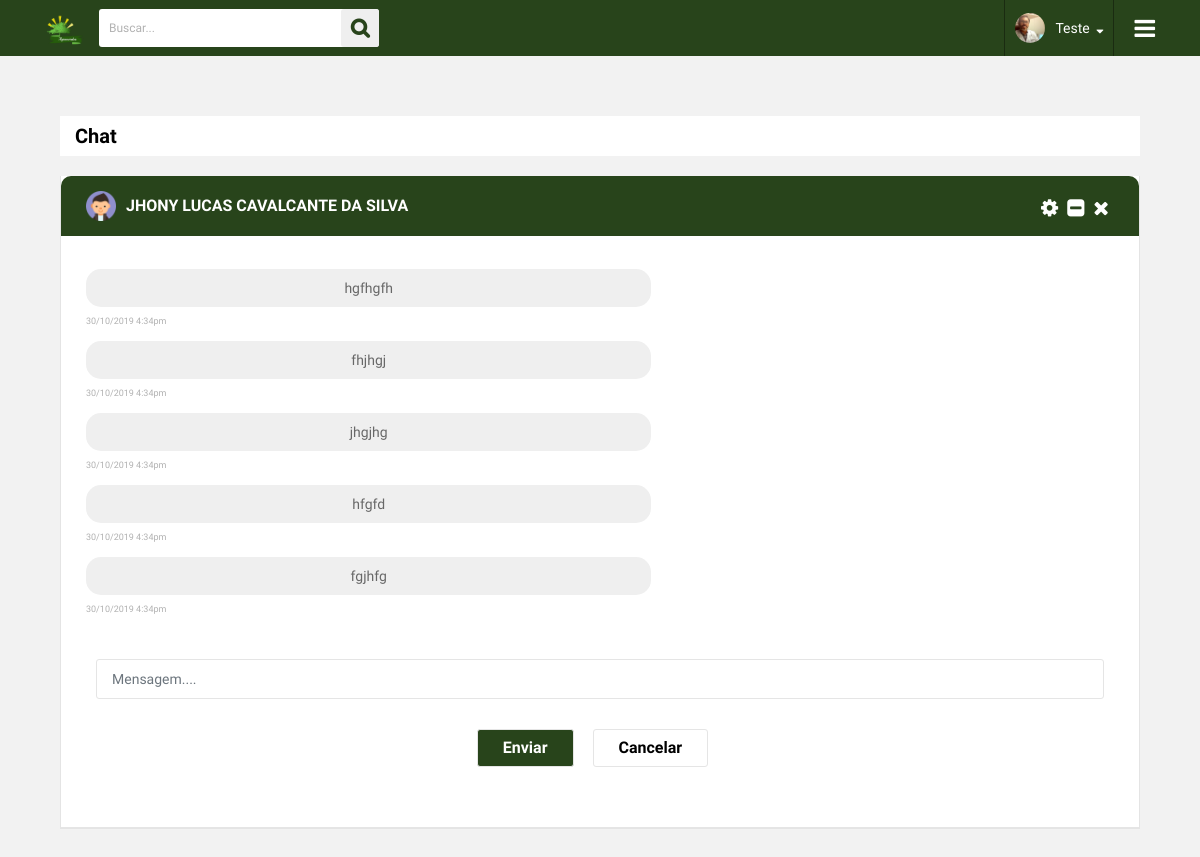
Page /panel/chat/8 (signed in) on the committed database.
### tables this page shows
CREATE TABLE IF NOT EXISTS `chat` (
  `id` int(11) NOT NULL AUTO_INCREMENT,
  `de` int(11) DEFAULT '0',
  `para` int(11) DEFAULT '0',
  `msg` text,
  `status` enum('V','NV') DEFAULT 'NV',
  `updated` timestamp NULL DEFAULT CURRENT_TIMESTAMP ON UPDATE CURRENT_TIMESTAMP,
  `created` timestamp NULL DEFAULT CURRENT_TIMESTAMP,
  PRIMARY KEY (`id`),
  KEY `Index 2` (`de`),
  KEY `Index 3` (`para`)
);

### panel/app/class/Url.class.php (called while the page is built, shortened)
<?php
class Url
{
    private static $url = null;
    private static $baseUrl = null;
    public static function getURL( $id )
    {
        if( isset( self::$url[ $id ] ) )
            return self::$url[ $id ];
        return null;
    }
    public static function getBase()
    {
        if( self::$baseUrl != null )
            return self::$baseUrl;
        $startUrl = strlen( $_SERVER["DOCUMENT_ROOT"] );
        $excludeUrl = substr( $_SERVER["SCRIPT_FILENAME"], $startUrl, -9 );
        if( $excludeUrl[0] == "/" )
            self::$baseUrl = $excludeUrl;
        else
            self::$baseUrl = "/" . $excludeUrl;
        return self::$baseUrl;
    }
    private static function getURLList()
    {
        $startUrl = strlen( $_SERVER["DOCUMENT_ROOT"] ) -1;
        $excludeUrl = substr( $_SERVER["SCRIPT_FILENAME"], $startUrl, -10 );
        $request = $_SERVER['REQUEST_URI'];
        $request = substr( $request, strlen( $excludeUrl ) );
        $urlTmp = explode("?", $request);
        $request = $urlTmp[ 0 ];
        $urlExplodida = explode("/", $request);
        $retorna = array();
        for($a = 0; $a <= count($urlExplodida); $a ++)
        {
            if(isset($urlExplodida[$a]) AND $urlExplodida[$a] != "")
            {
                array_push($retorna, $urlExplodida[$a]);
            }
        }
        self::$url = $retorna;
    }
}
?>

### panel/app/database/Validation.class.php (called while the page is built, shortened)
<?php
class Validation extends Conn
{
    public static function getNameUser($userId)
    {
        $name = null;
        $read = new Read();
        $read->ExeRead('usuarios', "where id = $userId");
        foreach ($read->getResult() as $user) :
            extract($user);
            $name = $nome;
        endforeach;
        return $name;
    }
    public static function getImageUser($userId)
    {
        $img = null;
        $read = new Read();
        $read->ExeRead('usuarios', "where id = $userId");
        foreach ($read->getResult() as $user) :
            extract($user);
            $img = $avatar;
        endforeach;
        return $img;
    }
}

### panel/app/database/Conn.class.php (called while the page is built)
<?php
abstract class Conn {
    private static $Host = HOST;
    private static $User = USER;
    private static $Pass = PASS;
    private static $Bd = BD;
    private static $Connect = null;
    private static function Conectar() {
        try {
            if (self::$Connect == null):
                self::$Connect = new PDO('mysql:host=' . self::$Host . ';dbname=' . self::$Bd, self::$User, self::$Pass);
            endif;
        } catch (PDOException $e) {
            echo 'Message: ' . $e->getMessage();
            die;
        }
        self::$Connect->setAttribute(PDO::ATTR_ERRMODE, PDO::ERRMODE_EXCEPTION);
        return self::$Connect;
    }
    protected static function getConn() {
        return self::Conectar();
    }
}

### panel/app/database/Read.class.php (called while the page is built, shortened)
<?php
class Read extends Conn{
    private $Select;
    private $Result;
    private $Read;
    public function ExeRead($Tabela, $Termos = null, $ParseString = null) {
        $this->Select = "SELECT * FROM {$Tabela} {$Termos}";
        $this->Execute();
    }
    public function getChat($Termos = null) {
        $this->Select = "SELECT ch.id, ch.de, us.nome AS para, us.avatar, ch.msg, ch.`status`, ch.created as data FROM chat AS ch  INNER JOIN usuarios AS us ON ch.para = us.id $Termos";
        $this->ExecuteSQL();
    }
    public function getResult() {
        return $this->Result;
    }
    private function Connect() {
        $this->Conn = parent::getConn();
        $this->Read = $this->Conn->prepare($this->Select);
        $this->Read->setFetchMode(PDO::FETCH_ASSOC);
    }
    private function Execute() {
        $this->Connect();
        try {
            $this->Read->execute();
            $this->Result = $this->Read->fetchAll();
        } catch (PDOException $e) {
            $this->Result = null;
            echo 'Message: ' .$e->getMessage();
        }
    }
    private function ExecuteSQl() {
        $this->Connect();
        try {
            $this->Read->execute();
            $this->Result = $this->Read->fetchAll();
        } catch (PDOException $e) {
            $this->Result = null;
            echo 'Message: ' .$e->getMessage();
        }
    }
}

### panel/resources/view/dashboard/chat.php (the view, shortened to what this page needs)
<section class="companies-info">
  <div class="container">
    <div class="company-title">
      <h3>Chat</h3>
    </div>
    <div class="companies-list">
      <div class="row">
        <div class="col-sm-12 col-lg-12">
          <div class="company_profile_info">
            <div class="con-title mg-3">
              <div class="chat-user-info">
                <img width="30px" src="<?php echo Validation::getImageUser(Url::getURL(1)) != null ? Url::getBase() . 'uplouds/users/' .Validation::getImageUser(Url::getURL(1)): Url::getBase() . '../public/images/user.png' ?>" alt="">
                <h3><?php echo Validation::getNameUser(Url::getURL(1)) ?></h3>
              </div>
              <div class="st-icons">
                <a href="#" title=""><i class="fa fa-cog"></i></a>
                <a href="#" title="" class="close-chat"><i class="fa fa-minus-square"></i></a>
                <a href="#" title="" class="close-chat"><i class="fa fa-close"></i></a>
              </div>
            </div>
            <div class="company-up-info">
              <?php
              $read = new Read();
              $read->getChat('WHERE ch.de = ' . Url::getURL(1) . ' AND ch.para = ' . $_SESSION['userId'] . '');
              $recebidas = $read->getResult();
              $read->getChat('WHERE ch.de = ' . $_SESSION['userId'] . ' AND ch.para = ' . Url::getURL(1) . '');
              $enviadas =  $read->getResult();
              $historico = array_merge($recebidas, $enviadas);
              foreach ($historico as $ar) {
                $irma[] = $ar['data'];
              }
              if(count($historico) > 0){
                array_multisort($irma, $historico);
              }
              ?>
              <div id="mCSB_2_container" class="mCSB_container" style="position: relative; top: 0px; left: 0px;" dir="ltr">
                <?php foreach ($historico as $a) :
                  extract($a);
                  $data = new DateTime("$data");
                  ?>
                  <div class="chat-msg <?php echo $de == $_SESSION['userId'] ? 'st2' : '' ?>">
                    <p><?php echo $msg ?></p>
                    <span><?php echo $data->format('d/m/Y g:ia'); ?></span>
                  </div>
                <?php endforeach; ?>
              </div>
              <div class="post-project-fields">
                <form method="post" action="" enctype="multipart/form-data">
                  <div class="row">
                    <div class="col-lg-12">
                      <input type="text" name="msg" placeholder="Mensagem...." class="form-control" required>
                    </div>
                    <div class="col-lg-12">
                      <ul>
                        <li><button class="active" type="submit" value="post">Enviar</button></li>
                        <li><button type="reset" title="">Cancelar</button></li>
                      </ul>
                    </div>
                  </div>
                </form>
              </div>
            </div>
          </div>
        </div>
      </div>
    </div>
  </div>
</section>

### rows in the picture
chat: msg "hgfhgfh", created "30/10/2019 4:34pm"
chat: msg "fhjhgj", created "30/10/2019 4:34pm"
chat: msg "jhgjhg", created "30/10/2019 4:34pm"
chat: msg "hfgfd", created "30/10/2019 4:34pm"
chat: msg "fgjhfg", created "30/10/2019 4:34pm"

### other values in the picture
$_SESSION['user'] "Teste"
Validation::getNameUser(Url::getURL(1)) "JHONY LUCAS CAVALCANTE DA SILVA"
